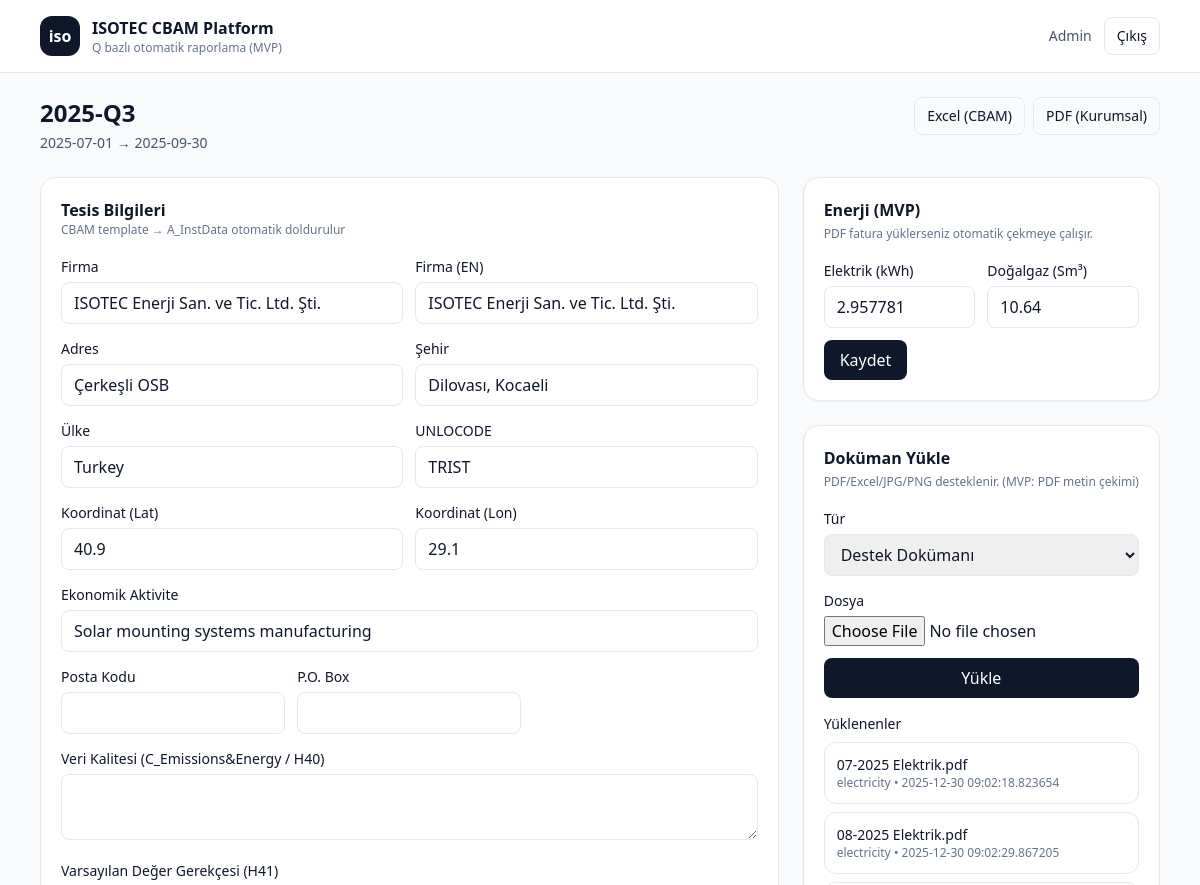
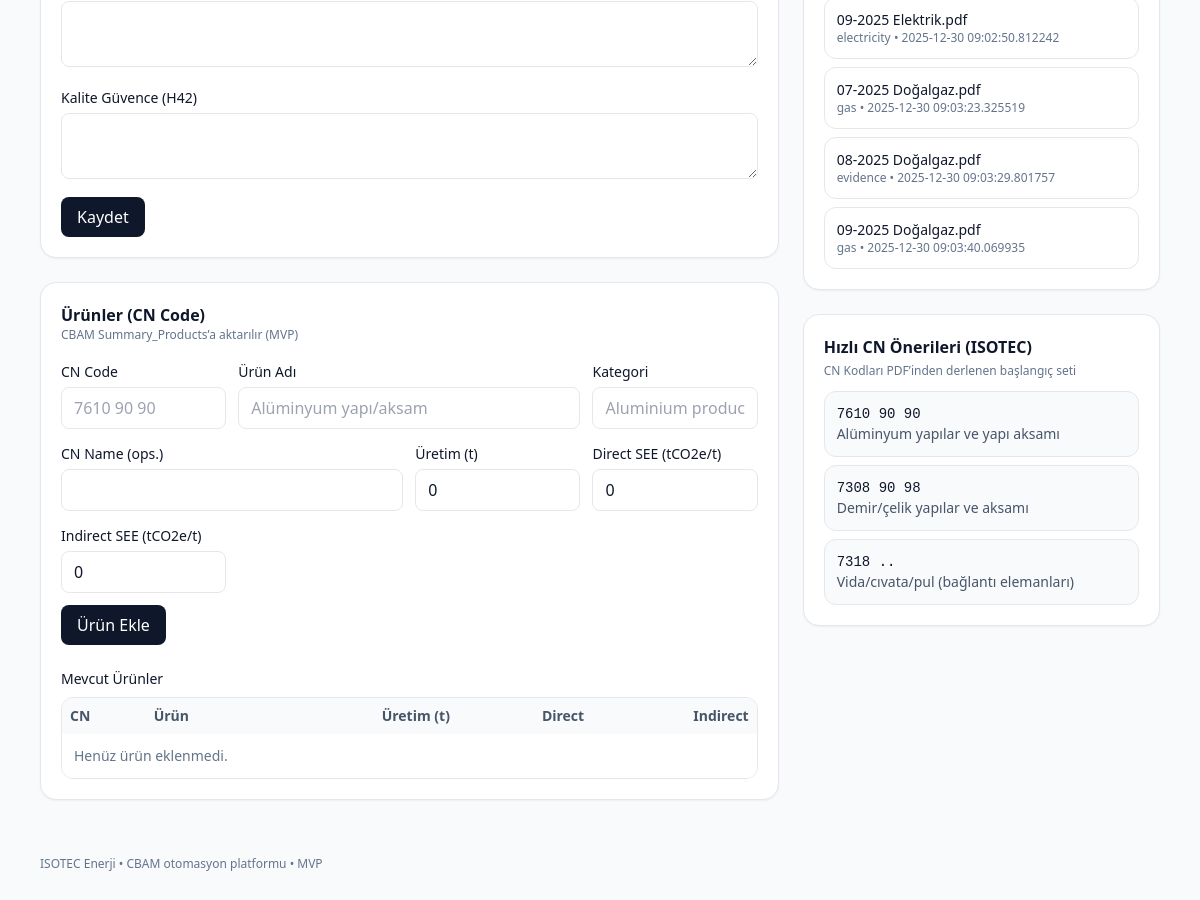
Page /period/1 (signed in) on the committed database (2 pictures, top to bottom).
### app/models.py (models this page shows)
class User(Base):
    __tablename__ = "users"
    id = Column(Integer, primary_key=True)
    email = Column(String, unique=True, nullable=False, index=True)
    password_hash = Column(String, nullable=False)
    full_name = Column(String, default="")
    role = Column(String, default="user")  # admin | user
    is_active = Column(Boolean, default=True)
    created_at = Column(DateTime, default=datetime.utcnow)

class Period(Base):
    __tablename__ = "periods"
    id = Column(Integer, primary_key=True)
    year = Column(Integer, nullable=False)
    quarter = Column(Integer, nullable=False)  # 1..4
    start_date = Column(Date, nullable=False)
    end_date = Column(Date, nullable=False)
    installation_name = Column(String, default="ISOTEC Enerji San. ve Tic. Ltd. Şti.")
    installation_name_en = Column(String, default="ISOTEC Enerji San. ve Tic. Ltd. Şti.")
    street_number = Column(String, default="Çerkeşli OSB")
    economic_activity = Column(String, default="Solar mounting systems manufacturing")
    post_code = Column(String, default="")
    po_box = Column(String, default="")
    city = Column(String, default="Dilovası, Kocaeli")
    country = Column(String, default="Turkey")
    unlocode = Column(String, default="TRIST")
    latitude = Column(String, default="40.9")
    longitude = Column(String, default="29.1")
    data_quality = Column(Text, default="")
    default_values_justification = Column(Text, default="")
    quality_assurance = Column(Text, default="")
    created_at = Column(DateTime, default=datetime.utcnow)
    energy = relationship("Energy", back_populates="period", uselist=False, cascade="all, delete-orphan")
    products = relationship("Product", back_populates="period", cascade="all, delete-orphan")
    uploads = relationship("Upload", back_populates="period", cascade="all, delete-orphan")

class Energy(Base):
    __tablename__ = "energy"
    id = Column(Integer, primary_key=True)
    period_id = Column(Integer, ForeignKey("periods.id"), nullable=False, unique=True)
    electricity_kwh = Column(Float, default=0.0)
    natural_gas_sm3 = Column(Float, default=0.0)
    scope1_tco2e = Column(Float, default=0.0)
    scope2_tco2e = Column(Float, default=0.0)
    scope3_tco2e = Column(Float, default=0.0)
    updated_at = Column(DateTime, default=datetime.utcnow)
    period = relationship("Period", back_populates="energy")

class Upload(Base):
    __tablename__ = "uploads"
    id = Column(Integer, primary_key=True)
    period_id = Column(Integer, ForeignKey("periods.id"), nullable=False)
    kind = Column(String, default="evidence")  # electricity | gas | evidence
    original_name = Column(String, nullable=False)
    stored_path = Column(String, nullable=False)
    uploaded_at = Column(DateTime, default=datetime.utcnow)
    period = relationship("Period", back_populates="uploads")

### app/main.py (the view)
@app.get("/period/{period_id}", response_class=HTMLResponse)
def period_view(period_id: int, request: Request, db: Session = Depends(get_db)):
    user = require_user(request, db)
    period = db.get(Period, period_id)
    if not period:
        raise HTTPException(404)
    energy = period.energy
    products = period.products
    uploads = period.uploads
    return templates.TemplateResponse("period.html", {"request": request, "user": user, "period": period, "energy": energy, "products": products, "uploads": uploads})

### app/templates/period.html (shortened to what this page needs)
{% extends "base.html" %}
{% block content %}
<div class="flex items-start justify-between gap-4">
  <div>
    <h1 class="text-2xl font-semibold">{{ period.year }}-Q{{ period.quarter }}</h1>
    <p class="text-sm text-slate-600 mt-1">{{ period.start_date }} → {{ period.end_date }}</p>
  </div>
  <div class="flex gap-2">
    <a class="px-3 py-2 rounded-lg border hover:bg-slate-50 text-sm" href="/period/{{ period.id }}/export/excel">Excel (CBAM)</a>
    <a class="px-3 py-2 rounded-lg border hover:bg-slate-50 text-sm" href="/period/{{ period.id }}/export/pdf">PDF (Kurumsal)</a>
  </div>
</div>
<div class="grid lg:grid-cols-3 gap-6 mt-6">
  <div class="lg:col-span-2 space-y-6">
    <section class="bg-white rounded-2xl border shadow-sm p-5" id="installation">
      <div class="flex items-center justify-between">
        <div>
          <div class="font-semibold">Tesis Bilgileri</div>
          <div class="text-xs text-slate-500">CBAM template → A_InstData otomatik doldurulur</div>
        </div>
      </div>
      <form class="mt-4 grid md:grid-cols-2 gap-3" method="post" action="/period/{{ period.id }}/installation">
        <div>
          <label class="text-sm font-medium">Firma</label>
          <input name="installation_name" value="{{ period.installation_name }}" class="mt-1 w-full px-3 py-2 rounded-lg border"/>
        </div>
        <div>
          <label class="text-sm font-medium">Firma (EN)</label>
          <input name="installation_name_en" value="{{ period.installation_name_en }}" class="mt-1 w-full px-3 py-2 rounded-lg border"/>
        </div>
        <div>
          <label class="text-sm font-medium">Adres</label>
          <input name="street_number" value="{{ period.street_number }}" class="mt-1 w-full px-3 py-2 rounded-lg border"/>
        </div>
        <div>
          <label class="text-sm font-medium">Şehir</label>
          <input name="city" value="{{ period.city }}" class="mt-1 w-full px-3 py-2 rounded-lg border"/>
        </div>
        <div>
          <label class="text-sm font-medium">Ülke</label>
          <input name="country" value="{{ period.country }}" class="mt-1 w-full px-3 py-2 rounded-lg border"/>
        </div>
        <div>
          <label class="text-sm font-medium">UNLOCODE</label>
          <input name="unlocode" value="{{ period.unlocode }}" class="mt-1 w-full px-3 py-2 rounded-lg border"/>
        </div>
        <div>
          <label class="text-sm font-medium">Koordinat (Lat)</label>
          <input name="latitude" value="{{ period.latitude }}" class="mt-1 w-full px-3 py-2 rounded-lg border"/>
        </div>
        <div>
          <label class="text-sm font-medium">Koordinat (Lon)</label>
          <input name="longitude" value="{{ period.longitude }}" class="mt-1 w-full px-3 py-2 rounded-lg border"/>
        </div>
        <div class="md:col-span-2">
          <label class="text-sm font-medium">Ekonomik Aktivite</label>
          <input name="economic_activity" value="{{ period.economic_activity }}" class="mt-1 w-full px-3 py-2 rounded-lg border"/>
        </div>
        <div class="md:col-span-2 grid md:grid-cols-3 gap-3">
          <div>
            <label class="text-sm font-medium">Posta Kodu</label>
            <input name="post_code" value="{{ period.post_code }}" class="mt-1 w-full px-3 py-2 rounded-lg border"/>
          </div>
          <div>
            <label class="text-sm font-medium">P.O. Box</label>
            <input name="po_box" value="{{ period.po_box }}" class="mt-1 w-full px-3 py-2 rounded-lg border"/>
          </div>
        </div>
        <div class="md:col-span-2 grid md:grid-cols-3 gap-3">
          <div class="md:col-span-3">
            <label class="text-sm font-medium">Veri Kalitesi (C_Emissions&Energy / H40)</label>
            <textarea name="data_quality" class="mt-1 w-full px-3 py-2 rounded-lg border" rows="2">{{ period.data_quality }}</textarea>
          </div>
          <div class="md:col-span-3">
            <label class="text-sm font-medium">Varsayılan Değer Gerekçesi (H41)</label>
            <textarea name="default_values_justification" class="mt-1 w-full px-3 py-2 rounded-lg border" rows="2">{{ period.default_values_justification }}</textarea>
          </div>
          <div class="md:col-span-3">
            <label class="text-sm font-medium">Kalite Güvence (H42)</label>
            <textarea name="quality_assurance" class="mt-1 w-full px-3 py-2 rounded-lg border" rows="2">{{ period.quality_assurance }}</textarea>
          </div>
        </div>
        <div class="md:col-span-2">
          <button class="px-4 py-2 rounded-lg bg-slate-900 text-white hover:bg-slate-800">Kaydet</button>
        </div>
      </form>
    </section>
    <section class="bg-white rounded-2xl border shadow-sm p-5" id="products">
      <div class="flex items-center justify-between">
        <div>
          <div class="font-semibold">Ürünler (CN Code)</div>
          <div class="text-xs text-slate-500">CBAM Summary_Products’a aktarılır (MVP)</div>
        </div>
      </div>
      <form class="mt-4 grid md:grid-cols-4 gap-3" method="post" action="/period/{{ period.id }}/product/add">
        <div>
          <label class="text-sm font-medium">CN Code</label>
          <input name="cn_code" placeholder="7610 90 90" class="mt-1 w-full px-3 py-2 rounded-lg border"/>
        </div>
        <div class="md:col-span-2">
          <label class="text-sm font-medium">Ürün Adı</label>
          <input name="product_name" placeholder="Alüminyum yapı/aksam" class="mt-1 w-full px-3 py-2 rounded-lg border"/>
        </div>
        <div>
          <label class="text-sm font-medium">Kategori</label>
          <input name="aggregated_category" placeholder="Aluminium products" class="mt-1 w-full px-3 py-2 rounded-lg border"/>
        </div>
        <div class="md:col-span-2">
          <label class="text-sm font-medium">CN Name (ops.)</label>
          <input name="cn_name" class="mt-1 w-full px-3 py-2 rounded-lg border"/>
        </div>
        <div>
          <label class="text-sm font-medium">Üretim (t)</label>
          <input name="production_t" type="number" step="0.001" value="0" class="mt-1 w-full px-3 py-2 rounded-lg border"/>
        </div>
        <div>
          <label class="text-sm font-medium">Direct SEE (tCO2e/t)</label>
          <input name="direct_see" type="number" step="0.000001" value="0" class="mt-1 w-full px-3 py-2 rounded-lg border"/>
        </div>
        <div>
          <label class="text-sm font-medium">Indirect SEE (tCO2e/t)</label>
          <input name="indirect_see" type="number" step="0.000001" value="0" class="mt-1 w-full px-3 py-2 rounded-lg border"/>
        </div>
        <div class="md:col-span-4">
          <button class="px-4 py-2 rounded-lg bg-slate-900 text-white hover:bg-slate-800">Ürün Ekle</button>
        </div>
      </form>
      <div class="mt-6">
        <div class="text-sm font-medium mb-2">Mevcut Ürünler</div>
        <div class="overflow-x-auto border rounded-xl">
          <table class="min-w-full text-sm">
            <thead class="bg-slate-50 text-slate-600">
              <tr>
                <th class="text-left p-2">CN</th>
                <th class="text-left p-2">Ürün</th>
                <th class="text-right p-2">Üretim (t)</th>
                <th class="text-right p-2">Direct</th>
                <th class="text-right p-2">Indirect</th>
              </tr>
            </thead>
            <tbody class="divide-y bg-white">
              {% if not products %}
              <tr><td class="p-3 text-slate-500" colspan="5">Henüz ürün eklenmedi.</td></tr>
              {% endif %}
            </tbody>
          </table>
        </div>
      </div>
    </section>
  </div>
  <div class="space-y-6">
    <section class="bg-white rounded-2xl border shadow-sm p-5" id="energy">
      <div class="font-semibold">Enerji (MVP)</div>
      <div class="text-xs text-slate-500 mt-1">PDF fatura yüklerseniz otomatik çekmeye çalışır.</div>
      <form class="mt-4 grid grid-cols-2 gap-3" method="post" action="/period/{{ period.id }}/energy">
        <div>
          <label class="text-sm font-medium">Elektrik (kWh)</label>
          <input name="electricity_kwh" type="number" step="0.01" value="{{ energy.electricity_kwh if energy else 0 }}" class="mt-1 w-full px-3 py-2 rounded-lg border"/>
        </div>
        <div>
          <label class="text-sm font-medium">Doğalgaz (Sm³)</label>
          <input name="natural_gas_sm3" type="number" step="0.01" value="{{ energy.natural_gas_sm3 if energy else 0 }}" class="mt-1 w-full px-3 py-2 rounded-lg border"/>
        </div>
        <div class="col-span-2">
          <button class="px-4 py-2 rounded-lg bg-slate-900 text-white hover:bg-slate-800">Kaydet</button>
        </div>
      </form>
    </section>
    <section class="bg-white rounded-2xl border shadow-sm p-5" id="uploads">
      <div class="font-semibold">Doküman Yükle</div>
      <div class="text-xs text-slate-500 mt-1">PDF/Excel/JPG/PNG desteklenir. (MVP: PDF metin çekimi)</div>
      <form class="mt-4 space-y-3" method="post" enctype="multipart/form-data" action="/period/{{ period.id }}/upload">
        <div>
          <label class="text-sm font-medium">Tür</label>
          <select name="kind" class="mt-1 w-full px-3 py-2 rounded-lg border">
            <option value="evidence" selected>Destek Dokümanı</option>
          </select>
        </div>
        <div>
          <label class="text-sm font-medium">Dosya</label>
          <input name="file" type="file" class="mt-1 w-full"/>
        </div>
        <button class="w-full px-4 py-2 rounded-lg bg-slate-900 text-white hover:bg-slate-800">Yükle</button>
      </form>
      <div class="mt-4">
        <div class="text-sm font-medium mb-2">Yüklenenler</div>
        <div class="space-y-2">
          {% for u in uploads %}
          <div class="p-3 rounded-xl border bg-white">
            <div class="text-sm font-medium">{{ u.original_name }}</div>
            <div class="text-xs text-slate-500">{{ u.kind }} • {{ u.uploaded_at }}</div>
          </div>
          {% endfor %}
        </div>
      </div>
    </section>
    <section class="bg-white rounded-2xl border shadow-sm p-5">
      <div class="font-semibold">Hızlı CN Önerileri (ISOTEC)</div>
      <div class="text-xs text-slate-500 mt-1">CN Kodları PDF’inden derlenen başlangıç seti</div>
      <div class="mt-3 text-sm space-y-2">
        <div class="p-3 rounded-xl bg-slate-50 border">
          <div class="font-mono">7610 90 90</div>
          <div class="text-slate-600">Alüminyum yapılar ve yapı aksamı</div>
        </div>
        <div class="p-3 rounded-xl bg-slate-50 border">
          <div class="font-mono">7308 90 98</div>
          <div class="text-slate-600">Demir/çelik yapılar ve aksamı</div>
        </div>
        <div class="p-3 rounded-xl bg-slate-50 border">
          <div class="font-mono">7318 ..</div>
          <div class="text-slate-600">Vida/cıvata/pul (bağlantı elemanları)</div>
        </div>
      </div>
    </section>
  </div>
</div>
{% endblock %}

### app/templates/base.html (shortened to what this page needs)
<!doctype html>
<html lang="tr">
<head>
  <script src="https://cdn.tailwindcss.com"></script>
</head>
<body class="bg-slate-50 text-slate-900">
  <div class="min-h-screen">
    <header class="bg-white border-b">
      <div class="max-w-6xl mx-auto px-4 py-4 flex items-center justify-between">
        <div class="flex items-center gap-3">
          <div class="w-10 h-10 rounded-xl bg-slate-900 text-white flex items-center justify-center font-bold">iso</div>
          <div>
            <div class="font-semibold">ISOTEC CBAM Platform</div>
            <div class="text-xs text-slate-500">Q bazlı otomatik raporlama (MVP)</div>
          </div>
        </div>
        {% if user %}
        <div class="flex items-center gap-3">
          <div class="text-sm text-slate-600">{{ user.full_name or user.email }}</div>
          <a class="text-sm px-3 py-2 rounded-lg border hover:bg-slate-50" href="/logout">Çıkış</a>
        </div>
        {% endif %}
      </div>
    </header>
    <main class="max-w-6xl mx-auto px-4 py-6">
      {% block content %}{% endblock %}
    </main>
    <footer class="max-w-6xl mx-auto px-4 py-8 text-xs text-slate-500">
      ISOTEC Enerji • CBAM otomasyon platformu • MVP
    </footer>
  </div>
</body>
</html>

### rows in the picture
User: full_name "Admin"
Period: year "2025", quarter "3", start_date "2025-07-01", end_date "2025-09-30", installation_name "ISOTEC Enerji San. ve Tic. Ltd. Şti.", installation_name_en "ISOTEC Enerji San. ve Tic. Ltd. Şti.", street_number "Çerkeşli OSB", city "Dilovası, Kocaeli", country "Turkey", unlocode "TRIST", latitude "40.9", longitude "29.1", economic_activity "Solar mounting systems manufacturing"
Energy: electricity_kwh "2.957781", natural_gas_sm3 "10.64"
Upload: original_name "07-2025 Elektrik.pdf", kind "electricity", uploaded_at "2025-12-30 09:02:18.823654"
Upload: original_name "08-2025 Elektrik.pdf", kind "electricity", uploaded_at "2025-12-30 09:02:29.867205"
Upload: original_name "09-2025 Elektrik.pdf", kind "electricity", uploaded_at "2025-12-30 09:02:50.812242"
Upload: original_name "07-2025 Doğalgaz.pdf", kind "gas", uploaded_at "2025-12-30 09:03:23.325519"
Upload: original_name "08-2025 Doğalgaz.pdf", kind "evidence", uploaded_at "2025-12-30 09:03:29.801757"
Upload: original_name "09-2025 Doğalgaz.pdf", kind "gas", uploaded_at "2025-12-30 09:03:40.069935"
